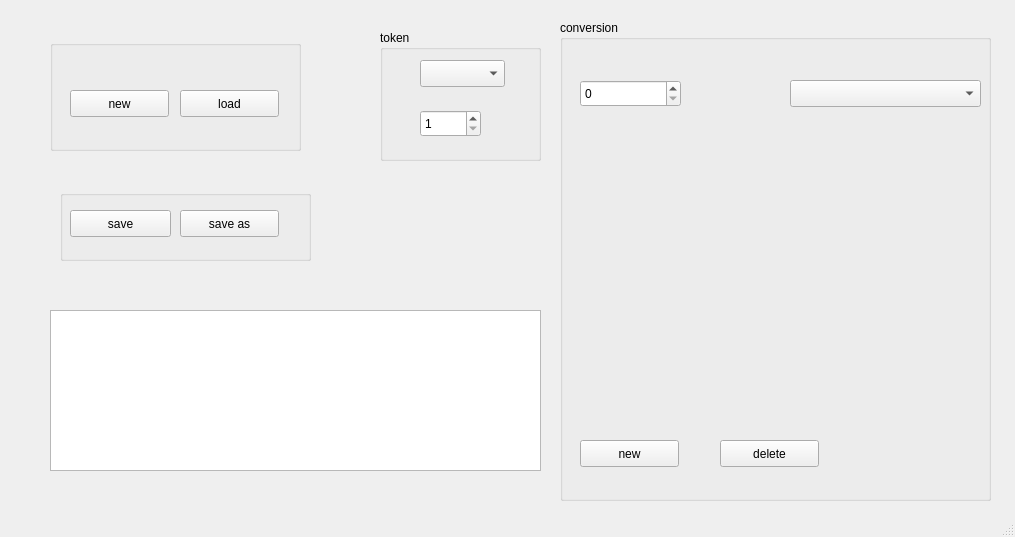
<?xml version="1.0" encoding="UTF-8"?>
<ui version="4.0">
 <class>MainWindow</class>
 <widget class="QMainWindow" name="MainWindow">
  <property name="geometry">
   <rect>
    <x>0</x>
    <y>0</y>
    <width>1015</width>
    <height>537</height>
   </rect>
  </property>
  <property name="windowTitle">
   <string>MainWindow</string>
  </property>
  <widget class="QWidget" name="centralwidget">
   <widget class="QGroupBox" name="groupToken">
    <property name="geometry">
     <rect>
      <x>380</x>
      <y>30</y>
      <width>161</width>
      <height>131</height>
     </rect>
    </property>
    <property name="title">
     <string>token</string>
    </property>
    <widget class="QSpinBox" name="spinNumberOfTypedTokens">
     <property name="geometry">
      <rect>
       <x>40</x>
       <y>80</y>
       <width>61</width>
       <height>27</height>
      </rect>
     </property>
     <property name="minimum">
      <number>1</number>
     </property>
    </widget>
    <widget class="QComboBox" name="comboTokenWithTypedTokens">
     <property name="geometry">
      <rect>
       <x>40</x>
       <y>30</y>
       <width>85</width>
       <height>27</height>
      </rect>
     </property>
    </widget>
   </widget>
   <widget class="QGroupBox" name="groupConversion">
    <property name="geometry">
     <rect>
      <x>560</x>
      <y>20</y>
      <width>431</width>
      <height>481</height>
     </rect>
    </property>
    <property name="title">
     <string>conversion</string>
    </property>
    <widget class="QComboBox" name="comboConversion">
     <property name="geometry">
      <rect>
       <x>230</x>
       <y>60</y>
       <width>191</width>
       <height>27</height>
      </rect>
     </property>
     <property name="sizePolicy">
      <sizepolicy hsizetype="Fixed" vsizetype="Fixed">
       <horstretch>0</horstretch>
       <verstretch>0</verstretch>
      </sizepolicy>
     </property>
    </widget>
    <widget class="QWidget" name="formLayoutWidget">
     <property name="geometry">
      <rect>
       <x>20</x>
       <y>110</y>
       <width>191</width>
       <height>281</height>
      </rect>
     </property>
     <layout class="QFormLayout" name="formReactants">
      <property name="sizeConstraint">
       <enum>QLayout::SetMaximumSize</enum>
      </property>
      <property name="fieldGrowthPolicy">
       <enum>QFormLayout::AllNonFixedFieldsGrow</enum>
      </property>
     </layout>
    </widget>
    <widget class="QWidget" name="formLayoutWidget_2">
     <property name="geometry">
      <rect>
       <x>230</x>
       <y>110</y>
       <width>191</width>
       <height>281</height>
      </rect>
     </property>
     <layout class="QFormLayout" name="formProducts">
      <property name="sizeConstraint">
       <enum>QLayout::SetMaximumSize</enum>
      </property>
     </layout>
    </widget>
    <widget class="QPushButton" name="pushNewConversion">
     <property name="geometry">
      <rect>
       <x>20</x>
       <y>420</y>
       <width>99</width>
       <height>27</height>
      </rect>
     </property>
     <property name="text">
      <string>new</string>
     </property>
    </widget>
    <widget class="QPushButton" name="pushDelete">
     <property name="geometry">
      <rect>
       <x>160</x>
       <y>420</y>
       <width>99</width>
       <height>27</height>
      </rect>
     </property>
     <property name="text">
      <string>delete</string>
     </property>
    </widget>
    <widget class="QSpinBox" name="spinConverstion">
     <property name="geometry">
      <rect>
       <x>20</x>
       <y>60</y>
       <width>101</width>
       <height>27</height>
      </rect>
     </property>
    </widget>
   </widget>
   <widget class="QGroupBox" name="groupStart">
    <property name="geometry">
     <rect>
      <x>50</x>
      <y>40</y>
      <width>251</width>
      <height>111</height>
     </rect>
    </property>
    <property name="title">
     <string/>
    </property>
    <widget class="QPushButton" name="pushNewSystem">
     <property name="geometry">
      <rect>
       <x>20</x>
       <y>50</y>
       <width>99</width>
       <height>27</height>
      </rect>
     </property>
     <property name="text">
      <string>new</string>
     </property>
    </widget>
    <widget class="QPushButton" name="pushLoad">
     <property name="geometry">
      <rect>
       <x>130</x>
       <y>50</y>
       <width>99</width>
       <height>27</height>
      </rect>
     </property>
     <property name="text">
      <string>load</string>
     </property>
    </widget>
   </widget>
   <widget class="QGroupBox" name="groupSaving">
    <property name="geometry">
     <rect>
      <x>60</x>
      <y>190</y>
      <width>251</width>
      <height>71</height>
     </rect>
    </property>
    <property name="title">
     <string/>
    </property>
    <widget class="QPushButton" name="pushSaveAs">
     <property name="geometry">
      <rect>
       <x>120</x>
       <y>20</y>
       <width>99</width>
       <height>27</height>
      </rect>
     </property>
     <property name="text">
      <string>save as</string>
     </property>
    </widget>
    <widget class="QPushButton" name="pushSave">
     <property name="geometry">
      <rect>
       <x>10</x>
       <y>20</y>
       <width>101</width>
       <height>27</height>
      </rect>
     </property>
     <property name="text">
      <string>save</string>
     </property>
    </widget>
   </widget>
   <widget class="QTextBrowser" name="message_box">
    <property name="geometry">
     <rect>
      <x>50</x>
      <y>310</y>
      <width>491</width>
      <height>161</height>
     </rect>
    </property>
   </widget>
  </widget>
  <widget class="QMenuBar" name="menubar">
   <property name="geometry">
    <rect>
     <x>0</x>
     <y>0</y>
     <width>1015</width>
     <height>25</height>
    </rect>
   </property>
  </widget>
  <widget class="QStatusBar" name="statusbar"/>
 </widget>
 <resources/>
 <connections/>
</ui>
